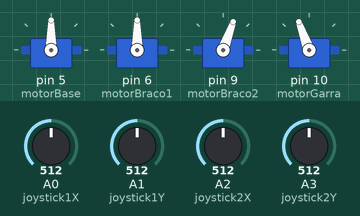
Simulated run of this sketch. Board: Arduino Uno, built with avr-gcc and run on an emulated ATmega328P. Parts: 4 × servo. The inputs (shaded band) are chosen by the test bench; at power-on: A0 (joystick1X) = 512, A1 (joystick1Y) = 512, A2 (joystick2X) = 512, A3 (joystick2Y) = 512.

Above: at 1.2 s.
1.3 s: A0 (joystick1X) set to 716
At 2.1 s:
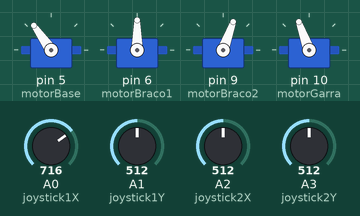
2.8 s: A1 (joystick1Y) set to 716
At 3.8 s:
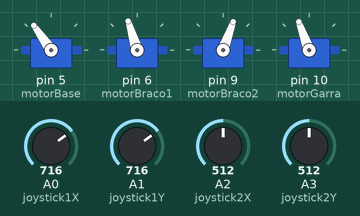
4.3 s: A2 (joystick2X) set to 992
At 5.4 s:
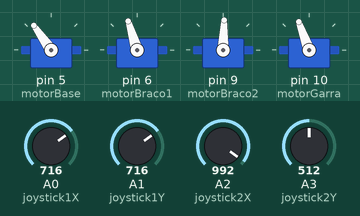
5.8 s: A3 (joystick2Y) set to 992
At 7.0 s:
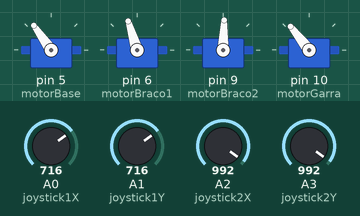
7.3 s: A0 (joystick1X) set to 992
At 8.5 s:
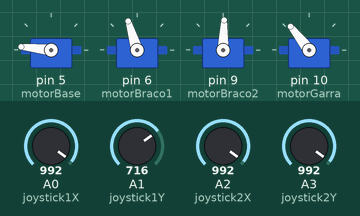
8.8 s: A1 (joystick1Y) set to 992
At 9.2 s:
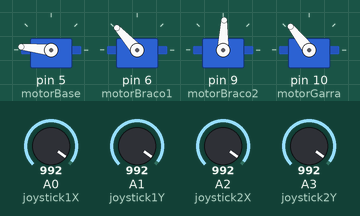
Timing chart, 0 to 11.3 s (numbered marks = the images above; inputs shaded):
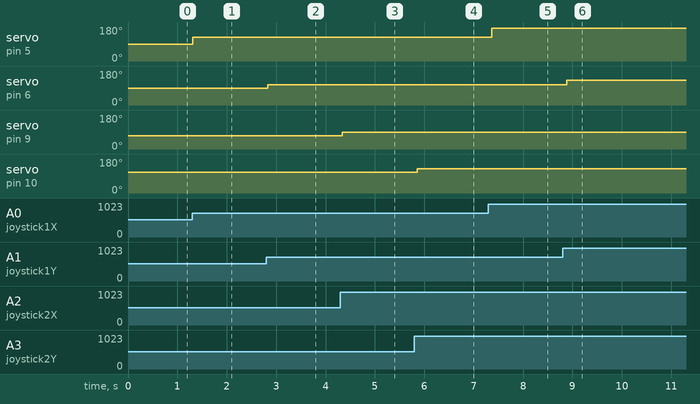

Measured:
- after the input at 1.3 s, servo on pin 5 (motorBase): 90° → 125° at once
- after the input at 2.8 s, servo on pin 6 (motorBraco1): 90° → 107° at once
- after the input at 4.3 s, servo on pin 9 (motorBraco2): 70° → 88° at once
- after the input at 5.8 s, servo on pin 10 (motorGarra): 110° → 128° after 0.06 s
- after the input at 7.3 s, servo on pin 5 (motorBase): 125° → 174° after 0.07 s
- after the input at 8.8 s, servo on pin 6 (motorBraco1): 107° → 132° after 0.08 s

The sketch:

braco_robo_cap5.ino
```cpp
#include <Servo.h>

#define ANGULO_INICIAL_MOTOR 90

// --- Mapeamento dos Joysticks ---
#define joystick1X A0
#define joystick1Y A1
#define joystick2X A2
#define joystick2Y A3

// --- Mapeamento dos Servos ---
Servo motorBase;
Servo motorBraco1;
Servo motorBraco2;
Servo motorGarra;

void setup() {
  mapearPinosDosMotores();
  inicializarAngulosDosMotores();
  mapearJoysticksComoInput();
}

void loop() {
  moverBase();
  moverBraco1();
  moverBraco2();
  moverGarra();
  delay(100);
}

void mapearPinosDosMotores() {
  motorBase.attach(5);
  motorBraco1.attach(6);
  motorBraco2.attach(9);
  motorGarra.attach(10);
}

void inicializarAngulosDosMotores() {
  motorBase.write(ANGULO_INICIAL_MOTOR);
  motorBraco1.write(ANGULO_INICIAL_MOTOR);
  motorBraco2.write(ANGULO_INICIAL_MOTOR);
  motorGarra.write(ANGULO_INICIAL_MOTOR);
}


void mapearJoysticksComoInput() {
  pinMode(joystick1X, INPUT);
  pinMode(joystick1Y, INPUT);
  pinMode(joystick2X, INPUT);
  pinMode(joystick2Y, INPUT);
}

void moverBase() {
  int posX = analogRead(joystick1X);
  posX = map(posX, 0, 1023, 0, 180);
  motorBase.write(posX);
}

void moverBraco1() {
  int posY = analogRead(joystick1Y);
  posY = map(posY, 0, 1023, 45, 135);
  motorBraco1.write(posY);
}

void moverBraco2() {
  int posX = analogRead(joystick2X);
  posX = map(posX, 0, 1023, 50, 90);
  motorBraco2.write(posX);
}

void moverGarra() {
  int posY = analogRead(joystick2Y);
  posY = map(posY, 0, 1023, 90, 130);
  motorGarra.write(posY);
}
```
